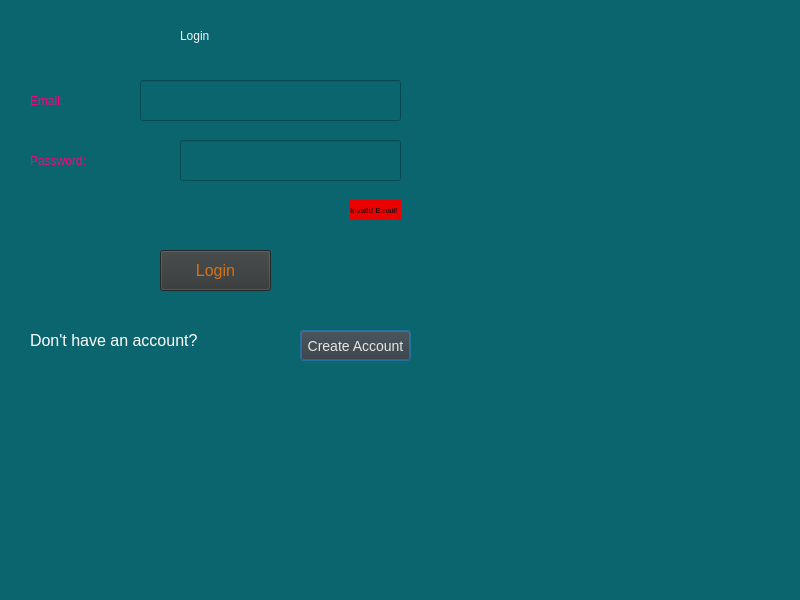
<?xml version="1.0" encoding="UTF-8"?>
<ui version="4.0">
 <class>Dialog</class>
 <widget class="QDialog" name="Dialog">
  <property name="geometry">
   <rect>
    <x>0</x>
    <y>0</y>
    <width>800</width>
    <height>600</height>
   </rect>
  </property>
  <property name="sizePolicy">
   <sizepolicy hsizetype="Preferred" vsizetype="Preferred">
    <horstretch>20</horstretch>
    <verstretch>20</verstretch>
   </sizepolicy>
  </property>
  <property name="minimumSize">
   <size>
    <width>800</width>
    <height>600</height>
   </size>
  </property>
  <property name="maximumSize">
   <size>
    <width>16777215</width>
    <height>16777215</height>
   </size>
  </property>
  <property name="sizeIncrement">
   <size>
    <width>8000</width>
    <height>6000</height>
   </size>
  </property>
  <property name="baseSize">
   <size>
    <width>8000</width>
    <height>6000</height>
   </size>
  </property>
  <property name="windowTitle">
   <string>Dialog</string>
  </property>
  <property name="styleSheet">
   <string notr="true">background-color: rgb(11, 101, 111);</string>
  </property>
  <widget class="QLabel" name="label">
   <property name="geometry">
    <rect>
     <x>180</x>
     <y>0</y>
     <width>141</width>
     <height>71</height>
    </rect>
   </property>
   <property name="sizePolicy">
    <sizepolicy hsizetype="Preferred" vsizetype="Preferred">
     <horstretch>0</horstretch>
     <verstretch>0</verstretch>
    </sizepolicy>
   </property>
   <property name="mouseTracking">
    <bool>false</bool>
   </property>
   <property name="autoFillBackground">
    <bool>true</bool>
   </property>
   <property name="styleSheet">
    <string notr="true">font: 28pt &quot;MS Shell Dlg 2&quot;; color: rgb(243, 243, 243)</string>
   </property>
   <property name="frameShape">
    <enum>QFrame::NoFrame</enum>
   </property>
   <property name="lineWidth">
    <number>0</number>
   </property>
   <property name="midLineWidth">
    <number>-1</number>
   </property>
   <property name="text">
    <string>Login </string>
   </property>
  </widget>
  <widget class="QLabel" name="label_2">
   <property name="geometry">
    <rect>
     <x>30</x>
     <y>70</y>
     <width>171</width>
     <height>61</height>
    </rect>
   </property>
   <property name="styleSheet">
    <string notr="true">font: 15pt &quot;MS Shell Dlg 2&quot;;
color: rgb(255, 0, 127);</string>
   </property>
   <property name="text">
    <string>Email:</string>
   </property>
  </widget>
  <widget class="QLabel" name="label_3">
   <property name="geometry">
    <rect>
     <x>30</x>
     <y>130</y>
     <width>191</width>
     <height>61</height>
    </rect>
   </property>
   <property name="styleSheet">
    <string notr="true">font: 15pt &quot;MS Shell Dlg 2&quot;;
color: rgb(255, 0, 127);</string>
   </property>
   <property name="text">
    <string>Password:</string>
   </property>
  </widget>
  <widget class="QLineEdit" name="email">
   <property name="geometry">
    <rect>
     <x>140</x>
     <y>80</y>
     <width>261</width>
     <height>41</height>
    </rect>
   </property>
  </widget>
  <widget class="QLineEdit" name="password">
   <property name="geometry">
    <rect>
     <x>180</x>
     <y>140</y>
     <width>221</width>
     <height>41</height>
    </rect>
   </property>
  </widget>
  <widget class="QLabel" name="label_4">
   <property name="geometry">
    <rect>
     <x>30</x>
     <y>320</y>
     <width>271</width>
     <height>41</height>
    </rect>
   </property>
   <property name="font">
    <font>
     <pointsize>12</pointsize>
    </font>
   </property>
   <property name="styleSheet">
    <string notr="true">color:rgb(255, 255, 255)</string>
   </property>
   <property name="text">
    <string>Don't have an account? </string>
   </property>
  </widget>
  <widget class="QPushButton" name="createaccbutton">
   <property name="geometry">
    <rect>
     <x>300</x>
     <y>330</y>
     <width>111</width>
     <height>31</height>
    </rect>
   </property>
   <property name="styleSheet">
    <string notr="true">background-color:#363636; font-size:14px; color: rgb(230, 230, 230)</string>
   </property>
   <property name="text">
    <string>Create Account</string>
   </property>
  </widget>
  <widget class="QPushButton" name="loginbutton">
   <property name="geometry">
    <rect>
     <x>160</x>
     <y>250</y>
     <width>111</width>
     <height>41</height>
    </rect>
   </property>
   <property name="autoFillBackground">
    <bool>false</bool>
   </property>
   <property name="styleSheet">
    <string notr="true">background-color:#333636; font-size:16px; color: rgb(213, 113, 23)</string>
   </property>
   <property name="text">
    <string>Login</string>
   </property>
  </widget>
  <widget class="QLabel" name="invalid">
   <property name="geometry">
    <rect>
     <x>350</x>
     <y>200</y>
     <width>51</width>
     <height>20</height>
    </rect>
   </property>
   <property name="styleSheet">
    <string notr="true">font-color:rgb(255, 222, 222); font-size:8px;background-color:rgb(234,1,2)</string>
   </property>
   <property name="text">
    <string>Invalid Email!</string>
   </property>
  </widget>
 </widget>
 <resources/>
 <connections/>
</ui>
